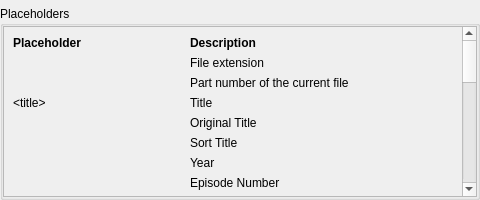
<?xml version="1.0" encoding="UTF-8"?>
<ui version="4.0">
 <class>RenamerPlaceholders</class>
 <widget class="QWidget" name="RenamerPlaceholders">
  <property name="geometry">
   <rect>
    <x>0</x>
    <y>0</y>
    <width>480</width>
    <height>200</height>
   </rect>
  </property>
  <property name="minimumSize">
   <size>
    <width>0</width>
    <height>200</height>
   </size>
  </property>
  <layout class="QVBoxLayout" name="verticalLayout" stretch="0">
   <property name="leftMargin">
    <number>0</number>
   </property>
   <property name="topMargin">
    <number>6</number>
   </property>
   <property name="rightMargin">
    <number>0</number>
   </property>
   <property name="bottomMargin">
    <number>0</number>
   </property>
   <item>
    <widget class="QGroupBox" name="groupBox">
     <property name="title">
      <string>Placeholders</string>
     </property>
     <layout class="QVBoxLayout" name="verticalLayout_2">
      <property name="leftMargin">
       <number>0</number>
      </property>
      <property name="topMargin">
       <number>0</number>
      </property>
      <property name="rightMargin">
       <number>0</number>
      </property>
      <property name="bottomMargin">
       <number>0</number>
      </property>
      <item>
       <widget class="QScrollArea" name="scrollArea">
        <property name="widgetResizable">
         <bool>true</bool>
        </property>
        <widget class="QWidget" name="placeholderItems">
         <property name="geometry">
          <rect>
           <x>0</x>
           <y>0</y>
           <width>674</width>
           <height>883</height>
          </rect>
         </property>
         <layout class="QGridLayout" name="placeholderLayout" columnstretch="0,1">
          <item row="24" column="1">
           <widget class="QLabel" name="descDvd">
            <property name="text">
             <string>File/directory is DVD</string>
            </property>
            <property name="itemTypes" stdset="0">
             <stringlist notr="true">
              <string>movie</string>
              <string>concert</string>
             </stringlist>
            </property>
           </widget>
          </item>
          <item row="12" column="1">
           <widget class="QLabel" name="descShowTitle">
            <property name="text">
             <string>Title of the show</string>
            </property>
            <property name="itemTypes" stdset="0">
             <stringlist notr="true">
              <string>tvshow</string>
             </stringlist>
            </property>
           </widget>
          </item>
          <item row="2" column="1">
           <widget class="QLabel" name="descExtension">
            <property name="text">
             <string>File extension</string>
            </property>
            <property name="itemTypes" stdset="0">
             <stringlist notr="true">
              <string>movie</string>
              <string>tvshow</string>
              <string>concert</string>
             </stringlist>
            </property>
           </widget>
          </item>
          <item row="4" column="1">
           <widget class="QLabel" name="descTitle">
            <property name="text">
             <string>Title</string>
            </property>
            <property name="itemTypes" stdset="0">
             <stringlist notr="true">
              <string>movie</string>
              <string>tvshow</string>
              <string>concert</string>
             </stringlist>
            </property>
           </widget>
          </item>
          <item row="27" column="1">
           <widget class="QLabel" name="descMovieSet">
            <property name="text">
             <string>Movie set name</string>
            </property>
            <property name="itemTypes" stdset="0">
             <stringlist notr="true">
              <string>movie</string>
             </stringlist>
            </property>
           </widget>
          </item>
          <item row="0" column="1">
           <widget class="QLabel" name="lblDescription">
            <property name="font">
             <font>
              <bold>true</bold>
             </font>
            </property>
            <property name="text">
             <string>Description</string>
            </property>
            <property name="alignment">
             <set>Qt::AlignmentFlag::AlignLeading|Qt::AlignmentFlag::AlignLeft|Qt::AlignmentFlag::AlignTop</set>
            </property>
           </widget>
          </item>
          <item row="10" column="0">
           <widget class="QLabel" name="labelSeason">
            <property name="text">
             <string notr="true">&lt;season&gt;</string>
            </property>
            <property name="textFormat">
             <enum>Qt::TextFormat::PlainText</enum>
            </property>
            <property name="itemTypes" stdset="0">
             <stringlist notr="true">
              <string>tvshow</string>
             </stringlist>
            </property>
           </widget>
          </item>
          <item row="17" column="1">
           <widget class="QLabel" name="descResolution">
            <property name="text">
             <string>Resolution (1080p, 720p, ...)</string>
            </property>
            <property name="itemTypes" stdset="0">
             <stringlist notr="true">
              <string>movie</string>
              <string>tvshow</string>
              <string>concert</string>
             </stringlist>
            </property>
           </widget>
          </item>
          <item row="16" column="0">
           <widget class="QLabel" name="labelAlbum">
            <property name="text">
             <string notr="true">&lt;album&gt;</string>
            </property>
            <property name="textFormat">
             <enum>Qt::TextFormat::PlainText</enum>
            </property>
            <property name="itemTypes" stdset="0">
             <stringlist notr="true">
              <string>concert</string>
             </stringlist>
            </property>
           </widget>
          </item>
          <item row="16" column="1">
           <widget class="QLabel" name="descAlbum">
            <property name="text">
             <string>Album</string>
            </property>
            <property name="itemTypes" stdset="0">
             <stringlist notr="true">
              <string>concert</string>
             </stringlist>
            </property>
           </widget>
          </item>
          <item row="25" column="1">
           <widget class="QLabel" name="descCondSeasonName">
            <property name="text">
             <string>Episode has a season name</string>
            </property>
            <property name="itemTypes" stdset="0">
             <stringlist notr="true">
              <string>tvshow</string>
             </stringlist>
            </property>
           </widget>
          </item>
          <item row="6" column="0">
           <widget class="QLabel" name="labelSortTitle">
            <property name="text">
             <string notr="true">&lt;sortTitle&gt;</string>
            </property>
            <property name="textFormat">
             <enum>Qt::TextFormat::PlainText</enum>
            </property>
            <property name="itemTypes" stdset="0">
             <stringlist notr="true">
              <string>movie</string>
             </stringlist>
            </property>
           </widget>
          </item>
          <item row="23" column="1">
           <widget class="QLabel" name="descBluray">
            <property name="text">
             <string>File/directory is BluRay</string>
            </property>
            <property name="itemTypes" stdset="0">
             <stringlist notr="true">
              <string>movie</string>
              <string>concert</string>
             </stringlist>
            </property>
           </widget>
          </item>
          <item row="28" column="0">
           <widget class="QLabel" name="labelImdbId">
            <property name="text">
             <string notr="true">{imdbId}...&lt;imdbId&gt;...{/imdbId}</string>
            </property>
            <property name="textFormat">
             <enum>Qt::TextFormat::PlainText</enum>
            </property>
            <property name="itemTypes" stdset="0">
             <stringlist notr="true">
              <string>movie</string>
             </stringlist>
            </property>
           </widget>
          </item>
          <item row="3" column="0">
           <widget class="QLabel" name="labelPartNo">
            <property name="text">
             <string notr="true">&lt;partNo&gt;</string>
            </property>
            <property name="textFormat">
             <enum>Qt::TextFormat::PlainText</enum>
            </property>
            <property name="itemTypes" stdset="0">
             <stringlist notr="true">
              <string>movie</string>
              <string>tvshow</string>
              <string>concert</string>
             </stringlist>
            </property>
           </widget>
          </item>
          <item row="0" column="0">
           <widget class="QLabel" name="lblPlaceholder">
            <property name="font">
             <font>
              <bold>true</bold>
             </font>
            </property>
            <property name="text">
             <string>Placeholder</string>
            </property>
            <property name="alignment">
             <set>Qt::AlignmentFlag::AlignLeading|Qt::AlignmentFlag::AlignLeft|Qt::AlignmentFlag::AlignTop</set>
            </property>
           </widget>
          </item>
          <item row="2" column="0">
           <widget class="QLabel" name="labelExtension">
            <property name="text">
             <string notr="true">&lt;extension&gt;</string>
            </property>
            <property name="textFormat">
             <enum>Qt::TextFormat::PlainText</enum>
            </property>
            <property name="itemTypes" stdset="0">
             <stringlist notr="true">
              <string>movie</string>
              <string>tvshow</string>
              <string>concert</string>
             </stringlist>
            </property>
           </widget>
          </item>
          <item row="7" column="0">
           <widget class="QLabel" name="labelYear">
            <property name="text">
             <string notr="true">&lt;year&gt;</string>
            </property>
            <property name="textFormat">
             <enum>Qt::TextFormat::PlainText</enum>
            </property>
            <property name="itemTypes" stdset="0">
             <stringlist notr="true">
              <string>movie</string>
              <string>tvshow</string>
              <string>concert</string>
             </stringlist>
            </property>
           </widget>
          </item>
          <item row="26" column="0">
           <widget class="QLabel" name="label3d">
            <property name="text">
             <string notr="true">{3D}...{/3D}</string>
            </property>
            <property name="textFormat">
             <enum>Qt::TextFormat::PlainText</enum>
            </property>
            <property name="itemTypes" stdset="0">
             <stringlist notr="true">
              <string>movie</string>
              <string>tvshow</string>
              <string>concert</string>
             </stringlist>
            </property>
           </widget>
          </item>
          <item row="19" column="1">
           <widget class="QLabel" name="descAudioCodec">
            <property name="text">
             <string>Audio Codec</string>
            </property>
            <property name="itemTypes" stdset="0">
             <stringlist notr="true">
              <string>movie</string>
              <string>tvshow</string>
              <string>concert</string>
             </stringlist>
            </property>
           </widget>
          </item>
          <item row="19" column="0">
           <widget class="QLabel" name="labelAudioCodec">
            <property name="text">
             <string notr="true">&lt;audioCodec&gt;</string>
            </property>
            <property name="itemTypes" stdset="0">
             <stringlist notr="true">
              <string>movie</string>
              <string>tvshow</string>
              <string>concert</string>
             </stringlist>
            </property>
           </widget>
          </item>
          <item row="13" column="0">
           <widget class="QLabel" name="labelDirector">
            <property name="text">
             <string notr="true">&lt;director&gt;</string>
            </property>
            <property name="textFormat">
             <enum>Qt::TextFormat::PlainText</enum>
            </property>
            <property name="itemTypes" stdset="0">
             <stringlist notr="true">
              <string>movie</string>
             </stringlist>
            </property>
           </widget>
          </item>
          <item row="18" column="1">
           <widget class="QLabel" name="descVideoCodec">
            <property name="text">
             <string>Video Codec</string>
            </property>
            <property name="itemTypes" stdset="0">
             <stringlist notr="true">
              <string>movie</string>
              <string>tvshow</string>
              <string>concert</string>
             </stringlist>
            </property>
           </widget>
          </item>
          <item row="12" column="0">
           <widget class="QLabel" name="labelShowTitle">
            <property name="text">
             <string notr="true">&lt;showTitle&gt;</string>
            </property>
            <property name="textFormat">
             <enum>Qt::TextFormat::PlainText</enum>
            </property>
            <property name="itemTypes" stdset="0">
             <stringlist notr="true">
              <string>tvshow</string>
             </stringlist>
            </property>
           </widget>
          </item>
          <item row="28" column="1">
           <widget class="QLabel" name="descImdbId">
            <property name="text">
             <string>IMDb ID</string>
            </property>
            <property name="itemTypes" stdset="0">
             <stringlist notr="true">
              <string>movie</string>
             </stringlist>
            </property>
           </widget>
          </item>
          <item row="21" column="1">
           <widget class="QLabel" name="descSubtitleLanguage">
            <property name="text">
             <string>Subtitle Language(s) (separated by a minus)</string>
            </property>
           </widget>
          </item>
          <item row="15" column="0">
           <widget class="QLabel" name="labelArtist">
            <property name="text">
             <string notr="true">&lt;artist&gt;</string>
            </property>
            <property name="textFormat">
             <enum>Qt::TextFormat::PlainText</enum>
            </property>
            <property name="itemTypes" stdset="0">
             <stringlist notr="true">
              <string>concert</string>
             </stringlist>
            </property>
           </widget>
          </item>
          <item row="5" column="0">
           <widget class="QLabel" name="labelOriginalTitle">
            <property name="text">
             <string notr="true">&lt;originalTitle&gt;</string>
            </property>
            <property name="textFormat">
             <enum>Qt::TextFormat::PlainText</enum>
            </property>
            <property name="itemTypes" stdset="0">
             <stringlist notr="true">
              <string>movie</string>
             </stringlist>
            </property>
           </widget>
          </item>
          <item row="5" column="1">
           <widget class="QLabel" name="descOriginalTitle">
            <property name="text">
             <string>Original Title</string>
            </property>
            <property name="itemTypes" stdset="0">
             <stringlist notr="true">
              <string>movie</string>
             </stringlist>
            </property>
           </widget>
          </item>
          <item row="26" column="1">
           <widget class="QLabel" name="desc3d">
            <property name="text">
             <string>File is 3D</string>
            </property>
            <property name="itemTypes" stdset="0">
             <stringlist notr="true">
              <string>movie</string>
              <string>tvshow</string>
              <string>concert</string>
             </stringlist>
            </property>
           </widget>
          </item>
          <item row="11" column="1">
           <widget class="QLabel" name="descSeasonName">
            <property name="text">
             <string>Season Name</string>
            </property>
            <property name="itemTypes" stdset="0">
             <stringlist notr="true">
              <string>tvshow</string>
             </stringlist>
            </property>
           </widget>
          </item>
          <item row="13" column="1">
           <widget class="QLabel" name="descDirector">
            <property name="text">
             <string>Director(s)</string>
            </property>
            <property name="itemTypes" stdset="0">
             <stringlist notr="true">
              <string>movie</string>
             </stringlist>
            </property>
           </widget>
          </item>
          <item row="17" column="0">
           <widget class="QLabel" name="labelResolution">
            <property name="text">
             <string notr="true">&lt;resolution&gt;</string>
            </property>
            <property name="textFormat">
             <enum>Qt::TextFormat::PlainText</enum>
            </property>
            <property name="itemTypes" stdset="0">
             <stringlist notr="true">
              <string>movie</string>
              <string>tvshow</string>
              <string>concert</string>
             </stringlist>
            </property>
           </widget>
          </item>
          <item row="8" column="1">
           <widget class="QLabel" name="descEpisode">
            <property name="text">
             <string>Episode Number</string>
            </property>
            <property name="itemTypes" stdset="0">
             <stringlist notr="true">
              <string>tvshow</string>
             </stringlist>
            </property>
           </widget>
          </item>
          <item row="25" column="0">
           <widget class="QLabel" name="labelCondSeasonName">
            <property name="text">
             <string notr="true">{seasonName}...{/seasonName}</string>
            </property>
            <property name="itemTypes" stdset="0">
             <stringlist notr="true">
              <string>tvshow</string>
             </stringlist>
            </property>
           </widget>
          </item>
          <item row="11" column="0">
           <widget class="QLabel" name="labelSeasonName">
            <property name="text">
             <string notr="true">&lt;seasonName&gt;</string>
            </property>
            <property name="itemTypes" stdset="0">
             <stringlist notr="true">
              <string>tvshow</string>
             </stringlist>
            </property>
           </widget>
          </item>
          <item row="22" column="1">
           <widget class="QLabel" name="descAudioChannels">
            <property name="text">
             <string>Number of audio channels</string>
            </property>
            <property name="itemTypes" stdset="0">
             <stringlist notr="true">
              <string>movie</string>
              <string>tvshow</string>
              <string>concert</string>
             </stringlist>
            </property>
           </widget>
          </item>
          <item row="27" column="0">
           <widget class="QLabel" name="labelMovieSet">
            <property name="text">
             <string notr="true">{movieset}...&lt;movieset&gt;...{/movieset}</string>
            </property>
            <property name="textFormat">
             <enum>Qt::TextFormat::PlainText</enum>
            </property>
            <property name="itemTypes" stdset="0">
             <stringlist notr="true">
              <string>movie</string>
             </stringlist>
            </property>
           </widget>
          </item>
          <item row="6" column="1">
           <widget class="QLabel" name="descSortTitle">
            <property name="text">
             <string>Sort Title</string>
            </property>
            <property name="itemTypes" stdset="0">
             <stringlist notr="true">
              <string>movie</string>
             </stringlist>
            </property>
           </widget>
          </item>
          <item row="24" column="0">
           <widget class="QLabel" name="labelDvd">
            <property name="text">
             <string notr="true">{dvd}...{/dvd}</string>
            </property>
            <property name="textFormat">
             <enum>Qt::TextFormat::PlainText</enum>
            </property>
            <property name="itemTypes" stdset="0">
             <stringlist notr="true">
              <string>movie</string>
              <string>concert</string>
             </stringlist>
            </property>
           </widget>
          </item>
          <item row="22" column="0">
           <widget class="QLabel" name="labelChannels">
            <property name="text">
             <string notr="true">&lt;channels&gt;</string>
            </property>
            <property name="itemTypes" stdset="0">
             <stringlist notr="true">
              <string>movie</string>
              <string>tvshow</string>
              <string>concert</string>
             </stringlist>
            </property>
           </widget>
          </item>
          <item row="20" column="1">
           <widget class="QLabel" name="descAudioLanguage">
            <property name="text">
             <string>Audio Language(s) (separated by a minus)</string>
            </property>
           </widget>
          </item>
          <item row="15" column="1">
           <widget class="QLabel" name="descArtist">
            <property name="text">
             <string>Artist</string>
            </property>
            <property name="itemTypes" stdset="0">
             <stringlist notr="true">
              <string>concert</string>
             </stringlist>
            </property>
           </widget>
          </item>
          <item row="4" column="0">
           <widget class="QLabel" name="labelTitle">
            <property name="text">
             <string notr="true">&lt;title&gt;</string>
            </property>
            <property name="textFormat">
             <enum>Qt::TextFormat::PlainText</enum>
            </property>
            <property name="itemTypes" stdset="0">
             <stringlist notr="true">
              <string>movie</string>
              <string>tvshow</string>
              <string>concert</string>
             </stringlist>
            </property>
           </widget>
          </item>
          <item row="14" column="1">
           <widget class="QLabel" name="descStudio">
            <property name="text">
             <string>Studio(s) (separated by a comma)</string>
            </property>
            <property name="itemTypes" stdset="0">
             <stringlist notr="true">
              <string>movie</string>
             </stringlist>
            </property>
           </widget>
          </item>
          <item row="14" column="0">
           <widget class="QLabel" name="labelStudio">
            <property name="text">
             <string notr="true">&lt;studio&gt;</string>
            </property>
            <property name="itemTypes" stdset="0">
             <stringlist notr="true">
              <string>movie</string>
             </stringlist>
            </property>
           </widget>
          </item>
          <item row="3" column="1">
           <widget class="QLabel" name="descPartNo">
            <property name="text">
             <string>Part number of the current file</string>
            </property>
            <property name="wordWrap">
             <bool>true</bool>
            </property>
            <property name="itemTypes" stdset="0">
             <stringlist notr="true">
              <string>movie</string>
              <string>tvshow</string>
              <string>concert</string>
             </stringlist>
            </property>
           </widget>
          </item>
          <item row="21" column="0">
           <widget class="QLabel" name="labelSubtitleLanguage">
            <property name="text">
             <string notr="true">&lt;subtitleLanguage&gt;</string>
            </property>
            <property name="itemTypes" stdset="0">
             <stringlist notr="true">
              <string>movie</string>
              <string>tvshow</string>
              <string>concert</string>
             </stringlist>
            </property>
           </widget>
          </item>
          <item row="8" column="0">
           <widget class="QLabel" name="labelEpisode">
            <property name="text">
             <string notr="true">&lt;episode&gt;</string>
            </property>
            <property name="textFormat">
             <enum>Qt::TextFormat::PlainText</enum>
            </property>
            <property name="itemTypes" stdset="0">
             <stringlist notr="true">
              <string>tvshow</string>
             </stringlist>
            </property>
           </widget>
          </item>
          <item row="18" column="0">
           <widget class="QLabel" name="labelVideoCodec">
            <property name="text">
             <string notr="true">&lt;videoCodec&gt;</string>
            </property>
            <property name="itemTypes" stdset="0">
             <stringlist notr="true">
              <string>movie</string>
              <string>tvshow</string>
              <string>concert</string>
             </stringlist>
            </property>
           </widget>
          </item>
          <item row="23" column="0">
           <widget class="QLabel" name="labelBluray">
            <property name="text">
             <string notr="true">{bluray}...{/bluray}</string>
            </property>
            <property name="textFormat">
             <enum>Qt::TextFormat::PlainText</enum>
            </property>
            <property name="itemTypes" stdset="0">
             <stringlist notr="true">
              <string>movie</string>
              <string>concert</string>
             </stringlist>
            </property>
           </widget>
          </item>
          <item row="10" column="1">
           <widget class="QLabel" name="descSeason">
            <property name="text">
             <string>Season Number</string>
            </property>
            <property name="itemTypes" stdset="0">
             <stringlist notr="true">
              <string>tvshow</string>
             </stringlist>
            </property>
           </widget>
          </item>
          <item row="20" column="0">
           <widget class="QLabel" name="labelAudioLanguage">
            <property name="text">
             <string notr="true">&lt;audioLanguage&gt;</string>
            </property>
            <property name="itemTypes" stdset="0">
             <stringlist notr="true">
              <string>movie</string>
              <string>tvshow</string>
              <string>concert</string>
             </stringlist>
            </property>
           </widget>
          </item>
          <item row="7" column="1">
           <widget class="QLabel" name="descYear">
            <property name="text">
             <string>Year</string>
            </property>
            <property name="itemTypes" stdset="0">
             <stringlist notr="true">
              <string>movie</string>
              <string>tvshow</string>
              <string>concert</string>
             </stringlist>
            </property>
           </widget>
          </item>
          <item row="29" column="0">
           <widget class="QLabel" name="labelTmdbId">
            <property name="text">
             <string notr="true">{tmdbId}...&lt;tmdbId&gt;...{/tmdbId}</string>
            </property>
            <property name="textFormat">
             <enum>Qt::TextFormat::PlainText</enum>
            </property>
            <property name="itemTypes" stdset="0">
             <stringlist notr="true">
              <string>movie</string>
              <string>tvshow</string>
             </stringlist>
            </property>
           </widget>
          </item>
          <item row="29" column="1">
           <widget class="QLabel" name="descTmdbId">
            <property name="text">
             <string>TMDb ID</string>
            </property>
            <property name="itemTypes" stdset="0">
             <stringlist notr="true">
              <string>movie</string>
              <string>tvshow</string>
             </stringlist>
            </property>
           </widget>
          </item>
         </layout>
        </widget>
       </widget>
      </item>
     </layout>
    </widget>
   </item>
  </layout>
 </widget>
 <resources/>
 <connections/>
</ui>
